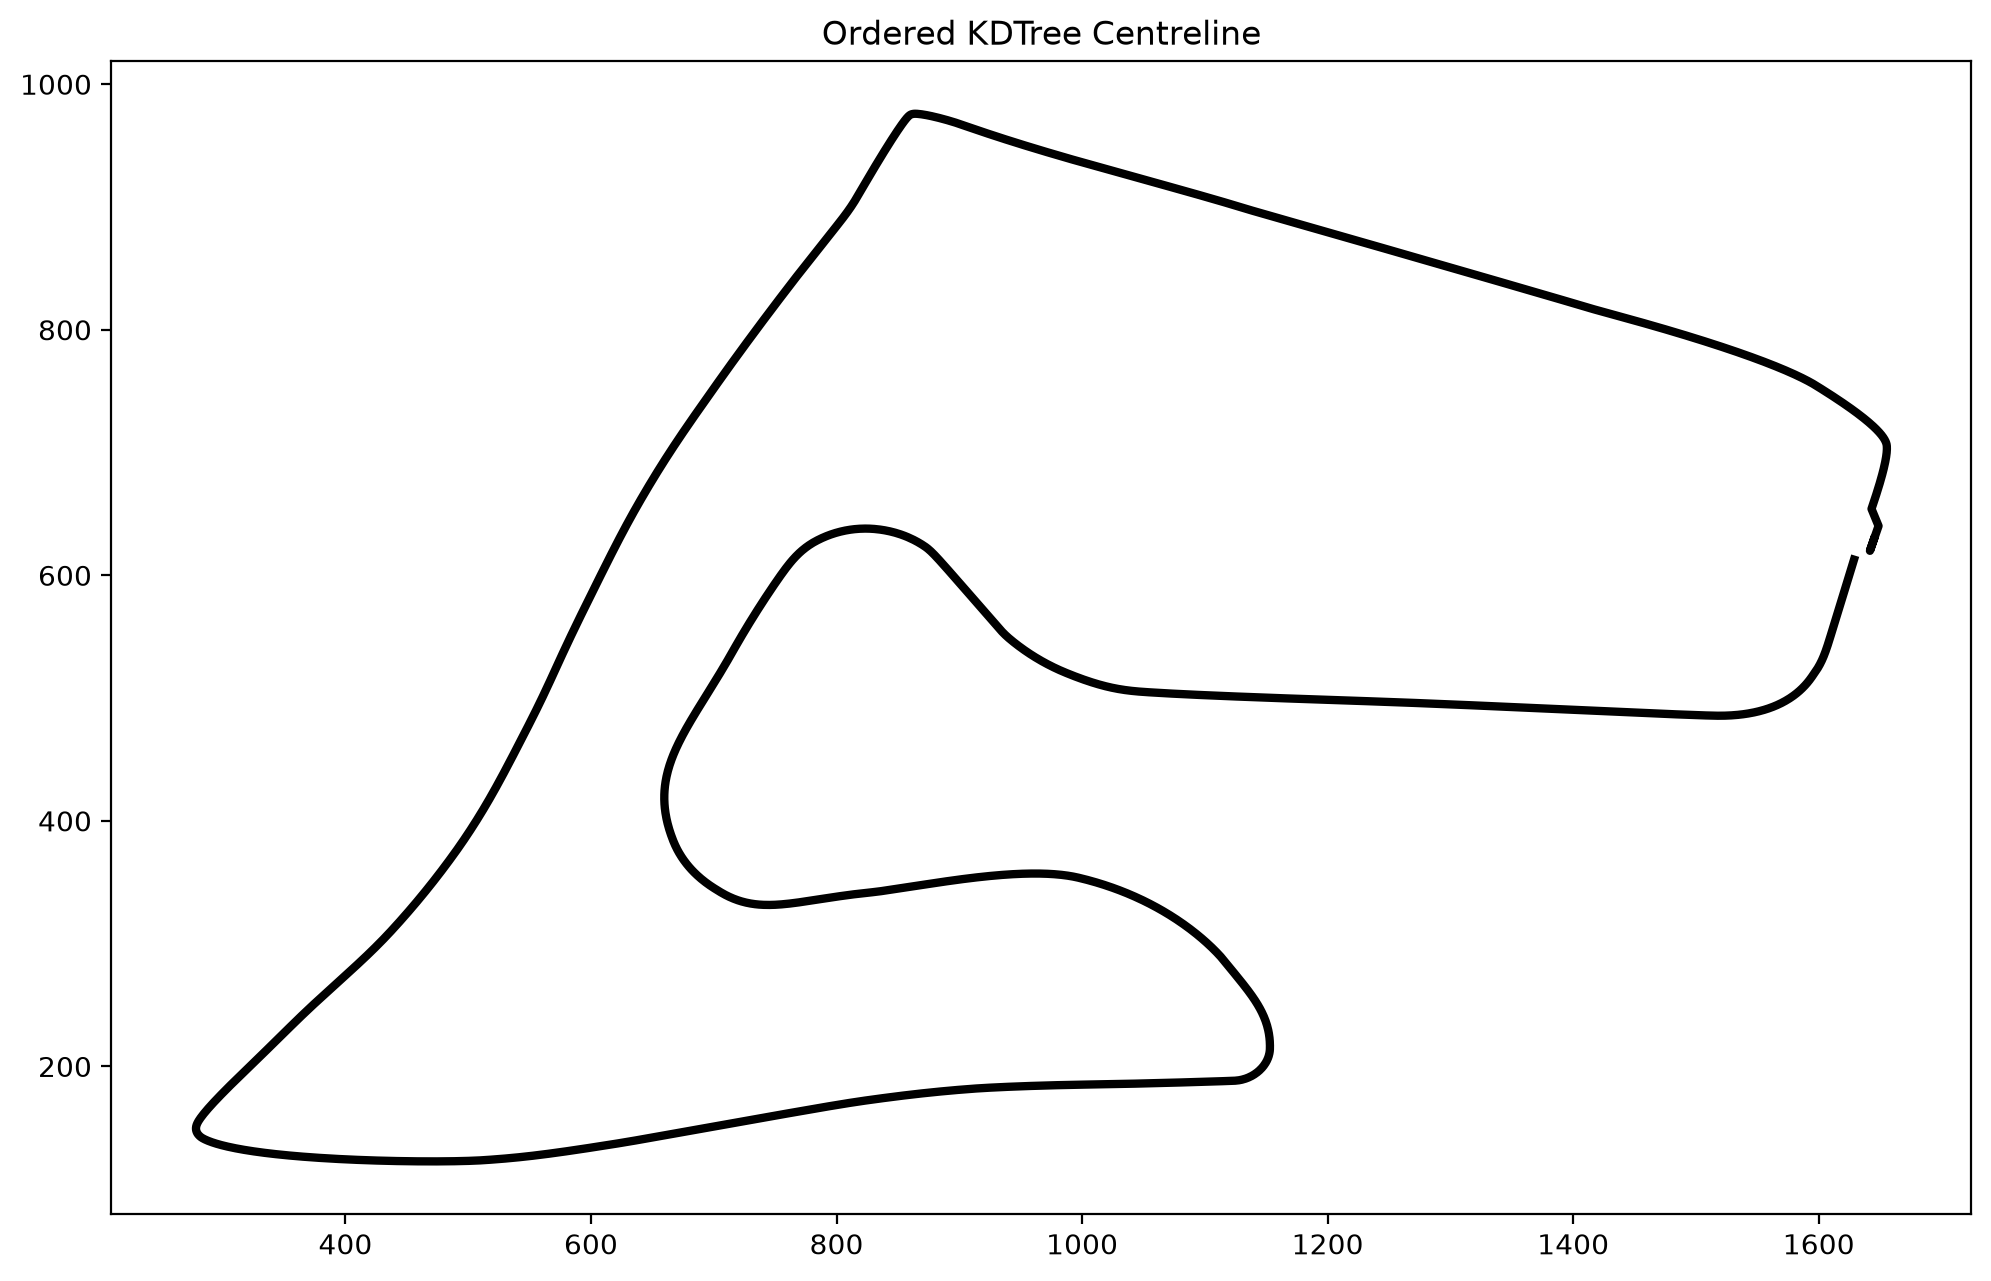

Write Python code to recreate this figure.
import json
from pathlib import Path
from svgpathtools import svg2paths

import numpy as np
import matplotlib.pyplot as plt
from scipy.spatial import KDTree

SVG = Path(
r"E:\Project_Shiftwright\external\racing-track-maps-vector\from-iracing\Road\spielberg\403-spielberg-gp\active.svg"
)

paths,_ = svg2paths(
    str(SVG)
)

path = paths[0]

N = 8000

pts = np.array([
[
path.point(i/(N-1)).real,
path.point(i/(N-1)).imag
]
for i in range(N)
])

split = 4052

outer = pts[:split]
inner = pts[split:]

tree = KDTree(inner)

centre = []

for p in outer:

    _, idx = tree.query(p)

    centre.append(
        (p + inner[idx]) / 2
    )

centre = np.array(
    centre
)

#
# nearest-neighbour chaining
#

remaining = set(
    range(len(centre))
)

current = 0

ordered = [current]

remaining.remove(
    current
)

centre_tree = KDTree(
    centre
)

while remaining:

    dists, idxs = centre_tree.query(
        centre[current],
        k=50
    )

    next_idx = None

    for idx in idxs:

        if idx in remaining:

            next_idx = idx
            break

    if next_idx is None:
        break

    ordered.append(
        next_idx
    )

    remaining.remove(
        next_idx
    )

    current = next_idx

ordered = centre[
    ordered
]

plt.figure(
    figsize=(12,8)
)

plt.plot(
    ordered[:,0],
    ordered[:,1],
    linewidth=3,
    color="black"
)

plt.gca().set_aspect(
    "equal"
)

plt.title(
    "Ordered KDTree Centreline"
)

plt.savefig(
    "experiments/spielberg_ordered_kdtree.png",
    dpi=200,
    bbox_inches="tight"
)

print(
    "Saved: experiments/spielberg_ordered_kdtree.png"
)
